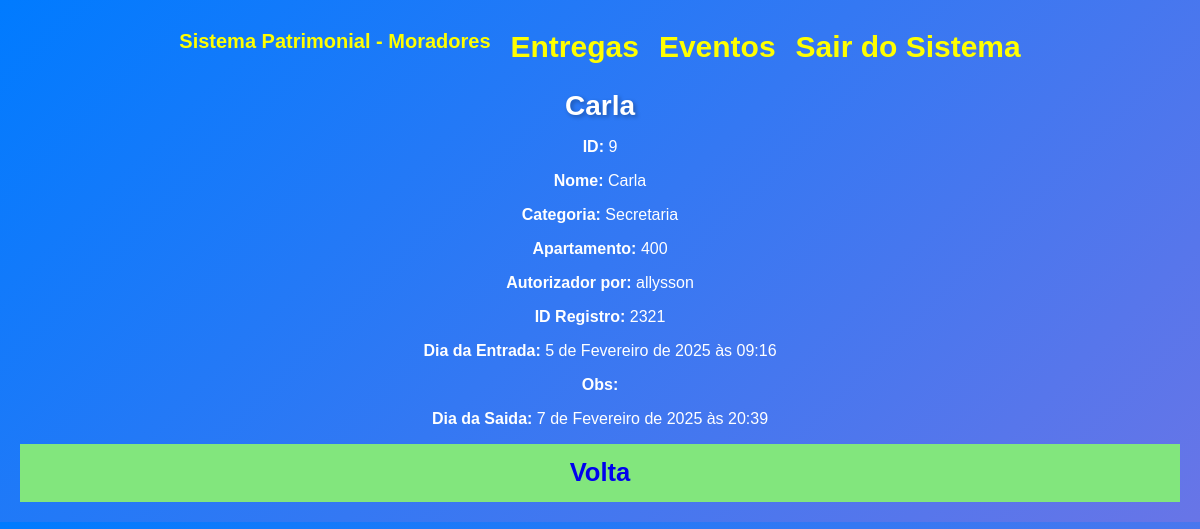
Before: /moradores/registro_index/9/detail/ (signed in) with the older database file.
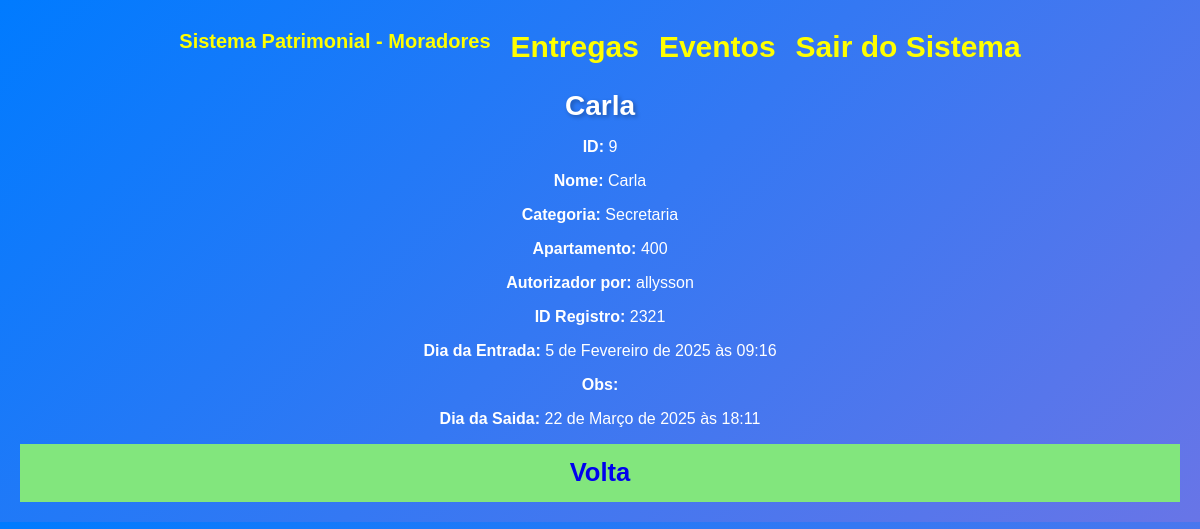
After: the same page with the newer database file.
### contact/models.py (models this page shows, shortened)
class Visitante(models.Model):
    nome = models.CharField(max_length=254)
    apartamento = models.ForeignKey(Apartamento,
                                    on_delete=models.SET_NULL,
                                    blank=True, null=True
                                     )
    categoria = models.ForeignKey(Categoria,
                                    on_delete=models.SET_NULL,
                                    blank=True, null=True
                                     )
    autorizador = models.ForeignKey(User, on_delete=models.SET_NULL,
                                    blank=True, null=True
                                     )
    data_entrada = models.DateTimeField(default=timezone.now)
    id_registro = models.CharField(max_length=50)
    obs = models.TextField(blank=True)
    saida = models.DateTimeField(null=True, blank=True)

class Categoria(models.Model):
    nome = models.CharField(max_length=50)
    def __str__(self) -> str:
        return self.nome

class Apartamento(models.Model):
    numero_apartamento = models.CharField(max_length=50)
    anda = models.CharField(max_length=50)
    def __str__(self) -> str:
        return self.numero_apartamento

### moradores/views.py (the view)
# urls.py: path('registro_index/<int:id_visitante>/detail/', views.visitante_id, name='visitante_id' ),
@morador_required
def visitante_id(request, id_visitante):
    visitanteIndex = get_object_or_404(Visitante, pk=id_visitante)
    site_title = f'  {visitanteIndex.nome} - '
    context = {
        'visitantes': visitanteIndex,
        'site_title': site_title,
    }
    return render(request, 'moradores/id_visitante.html', context)

### moradores/views.py (called while the page is built)
def morador_required(view_func):
    @wraps(view_func)
    @login_required(login_url='moradores:login_views_moradores')  # Exige login
    def _wrapped_view(request, *args, **kwargs):
        if not hasattr(request.user, 'moradore'):  # Se não for morador
            messages.error(request, 'Acesso negado! Somente moradores podem acessar esta área.')
            return redirect('moradores:login_views_moradores')  # Redireciona para a página inicial ou login dos porteiros
        return view_func(request, *args, **kwargs)
    return _wrapped_view

### moradores/templates/moradores/id_visitante.html
<!DOCTYPE html>
<html lang="pt-br">
<head>
    {% include "cabecario/_base.html" %}
</head>
<body>
    {% include "cabecario/menu.html" %}
    <div class="single-contact">
        <h1 class="single-contact-name">
            {{ visitantes.nome }}
        </h1>
        <p><b>ID:</b> {{ visitantes.id }}</p>
        <p><b>Nome:</b> {{ visitantes.nome }}</p>
        <p><b>Categoria:</b> {{ visitantes.categoria }}</p>
        <p><b>Apartamento:</b> {{ visitantes.apartamento }}</p>
        <p><b>Autorizador por:</b> {{ visitantes.autorizador }}</p>
        <p><b>ID Registro:</b> {{ visitantes.id_registro }}</p>
        <p><b>Dia da Entrada:</b> {{ visitantes.data_entrada }}</p>
        <p><b>Obs:</b> {{ visitantes.obs }}</p>
        {% if visitantes.saida == none %}
            <p> Continua no Apartamento
        {% else %}
            <p><b>Dia da Saida:</b> {{ visitantes.saida }}</p>
        {% endif %}
        <div class="contact-links">
             <a class="btn btn-link btn-volta"
            href="{% url 'moradores:indexMoradores' %}">
             Volta
             </a>
        </div>
    </div>
</body>
</html>

Changed rows visible on the page:
changed Visitante "Carla": saida "7 de Fevereiro de 2025 às 20:39" → "22 de Março de 2025 às 18:11"
